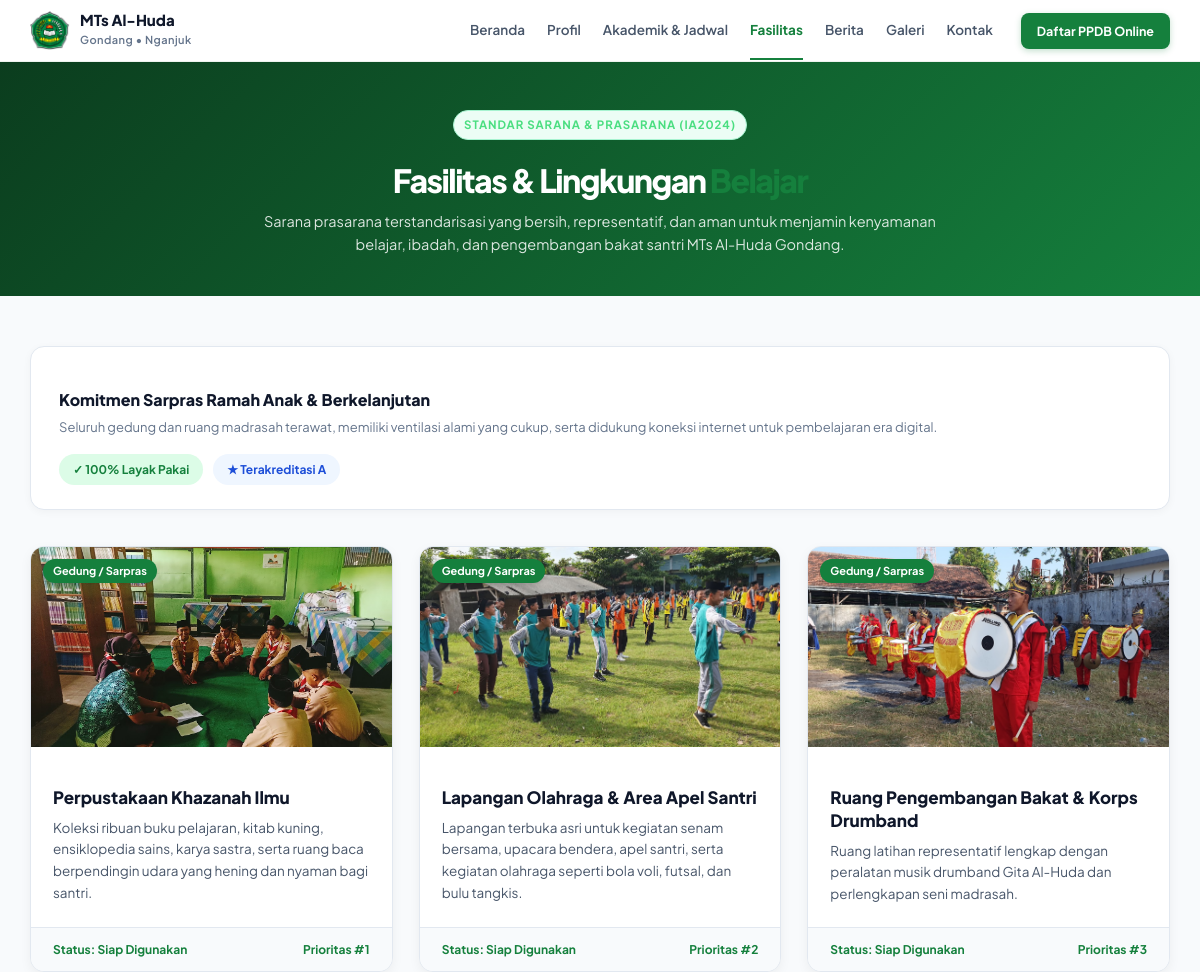
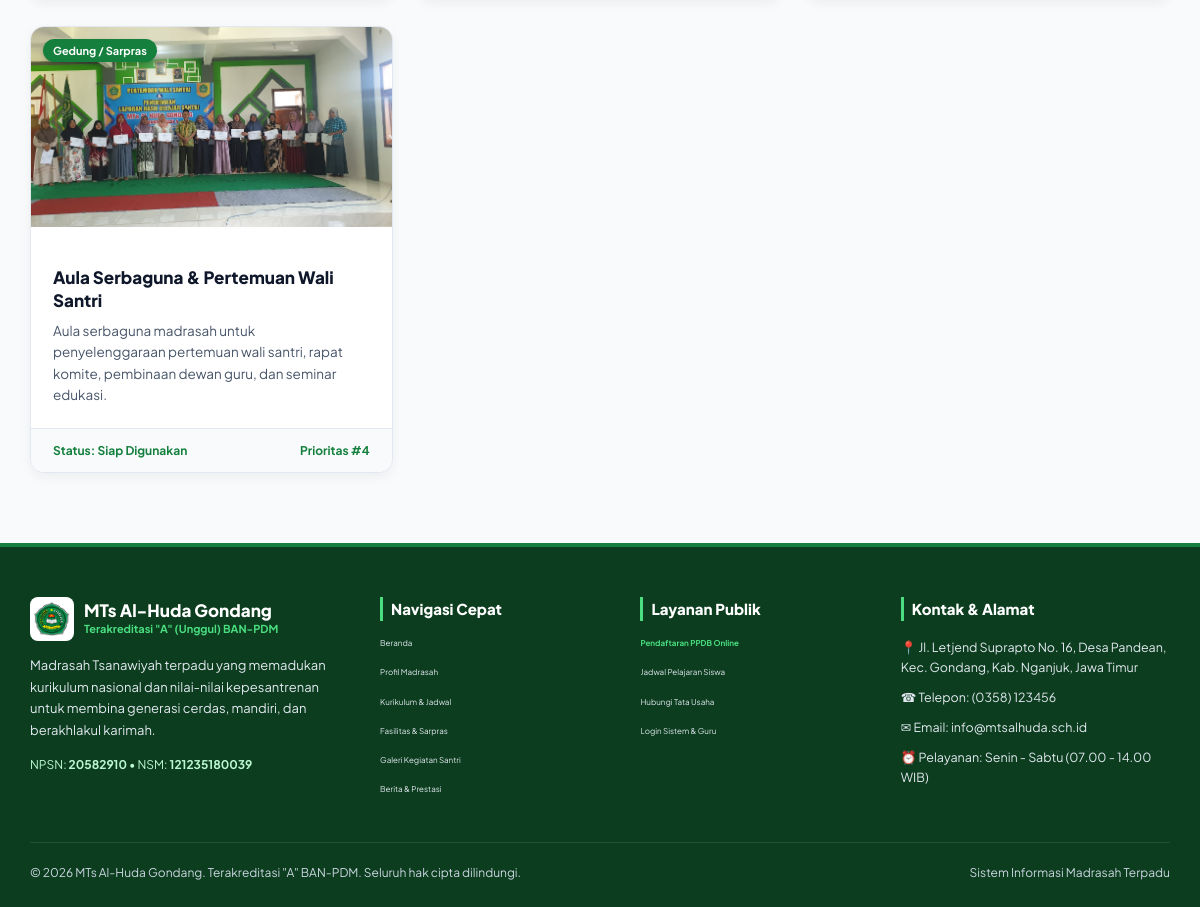
The app's page /fasilitas with its own data (2 pictures, top to bottom).
### tables this page shows
CREATE TABLE `fasilitas` (
  `id` bigint unsigned NOT NULL AUTO_INCREMENT,
  `name` varchar(120) NOT NULL,
  `nama_fasilitas` varchar(120) NOT NULL,
  `slug` varchar(140) NOT NULL,
  `category` varchar(60) NOT NULL DEFAULT 'Sarana Pembelajaran',
  `description` text DEFAULT NULL,
  `deskripsi` text DEFAULT NULL,
  `image_path` varchar(255) DEFAULT NULL,
  `gambar` varchar(255) DEFAULT NULL,
  `condition` enum('sangat_baik','baik','rusak_ringan','rusak_berat') NOT NULL DEFAULT 'baik',
  `kondisi` enum('sangat_baik','baik','rusak_ringan','rusak_berat') NOT NULL DEFAULT 'baik',
  `quantity` smallint unsigned NOT NULL DEFAULT '1',
  `jumlah` smallint unsigned NOT NULL DEFAULT '1',
  `sort_order` int NOT NULL DEFAULT '0',
  `is_active` tinyint(1) NOT NULL DEFAULT '1',
  `created_at` datetime NOT NULL DEFAULT CURRENT_TIMESTAMP,
  `updated_at` datetime NOT NULL DEFAULT CURRENT_TIMESTAMP ON UPDATE CURRENT_TIMESTAMP,
  `deleted_at` datetime DEFAULT NULL,
  PRIMARY KEY (`id`),
  UNIQUE KEY `uq_fasilitas_slug` (`slug`)
);

### app/Controllers/FasilitasController.php (called while the page is built, shortened)
<?php
class FasilitasController
{
    public function index(): void
    {
        $pdo = Database::connection();
        $stmt = $pdo->query("SELECT * FROM fasilitas WHERE is_active = 1 ORDER BY sort_order ASC, name ASC");
        $facilities = $stmt->fetchAll();
        $data = [
            'title' => 'Fasilitas & Sarana Prasarana | MTs Al-Huda Gondang',
            'facilities' => $facilities,
        ];
        require_once __DIR__ . '/../Views/fasilitas/index.php';
    }
}

### app/helpers.php (called while the page is built, shortened)
<?php
if (!function_exists('base_path')) {
    function base_path(): string
    {
        $script = str_replace('\\', '/', $_SERVER['SCRIPT_NAME'] ?? '');
        $dir = rtrim(str_replace('\\', '/', dirname($script)), '/');
        return $dir;
    }
}
if (!function_exists('base_url')) {
    function base_url(string $path = ''): string
    {
        $path = ltrim($path, '/');
        $base = base_path();
        if ($path === '') {
            return $base === '' ? '/' : $base;
        }
        return ($base === '' ? '' : $base) . '/' . $path;
    }
}

### app/Views/fasilitas/index.php (the view, shortened to what this page needs)
<?php
require_once __DIR__ . '/../layouts/header.php';
require_once __DIR__ . '/../layouts/navbar.php';
$facilities = $data['facilities'] ?? [];
?>
<main>
    <section class="page-hero" style="background: linear-gradient(135deg, #0B3D1E 0%, #15803D 100%); color: #fff; padding: 48px 0 40px;">
        <div class="container">
            <div class="section-label" style="color: #4ADE80; font-weight: 700; letter-spacing: 0.08em; text-transform: uppercase; font-size: 11.5px; margin-bottom: 8px;">
                Standar Sarana &amp; Prasarana (IA2024)
            </div>
            <h1 style="color: #ffffff; font-size: 32px; font-weight: 800; margin-bottom: 12px;">
                Fasilitas &amp; Lingkungan <span>Belajar</span>
            </h1>
            <p style="color: rgba(255,255,255,.85); max-width: 680px; font-size: 14.5px; line-height: 1.6;">
                Sarana prasarana terstandarisasi yang bersih, representatif, dan aman untuk menjamin kenyamanan belajar, ibadah, dan pengembangan bakat santri MTs Al-Huda Gondang.
            </p>
        </div>
    </section>
    <section class="page-section" style="padding: 50px 0 70px; background: #F8FAFC;">
        <div class="container">
            <div style="background: #ffffff; border-radius: 14px; border: 1px solid #E2E8F0; padding: 24px 28px; margin-bottom: 36px; box-shadow: 0 2px 8px rgba(0,0,0,.04); display: flex; align-items: center; justify-content: space-between; flex-wrap: wrap; gap: 16px;">
                <div>
                    <h3 style="font-size: 16px; font-weight: 800; color: #0F172A; margin-bottom: 4px;">
                        Komitmen Sarpras Ramah Anak &amp; Berkelanjutan
                    </h3>
                    <p style="font-size: 13px; color: #64748B; margin: 0;">
                        Seluruh gedung dan ruang madrasah terawat, memiliki ventilasi alami yang cukup, serta didukung koneksi internet untuk pembelajaran era digital.
                    </p>
                </div>
                <div style="display: flex; gap: 10px;">
                    <span style="background: #DCFCE7; color: #15803D; font-size: 12px; font-weight: 700; padding: 6px 14px; border-radius: 20px;">
                        ✓ 100% Layak Pakai
                    </span>
                    <span style="background: #EFF6FF; color: #1D4ED8; font-size: 12px; font-weight: 700; padding: 6px 14px; border-radius: 20px;">
                        ★ Terakreditasi A
                    </span>
                </div>
            </div>
            <div style="display: grid; grid-template-columns: repeat(auto-fit, minmax(320px, 1fr)); gap: 26px;">
                <?php if (empty($facilities)): ?>
                    <p style="color: #64748B;">Belum ada data fasilitas.</p>
                <?php else: ?>
                    <?php foreach ($facilities as $fac): ?>
                        <div style="background: #ffffff; border-radius: 14px; border: 1px solid #E2E8F0; overflow: hidden; box-shadow: 0 4px 12px rgba(0,0,0,.05); display: flex; flex-direction: column;">
                            <div style="height: 200px; background: #E2E8F0; position: relative; overflow: hidden;">
                                <?php if (!empty($fac['image_path'])): ?>
                                    <img src="<?= base_url($fac['image_path']) ?>" alt="<?= htmlspecialchars($fac['name']) ?>" style="width: 100%; height: 100%; object-fit: cover;">
                                <?php endif; ?>
                                <span style="position: absolute; top: 12px; left: 12px; background: #15803D; color: #fff; font-size: 11px; font-weight: 700; padding: 3px 10px; border-radius: 20px; box-shadow: 0 2px 4px rgba(0,0,0,.15);">
                                    <?= htmlspecialchars($fac['icon'] ?? 'Gedung / Sarpras') ?>
                                </span>
                            </div>
                            <div style="padding: 22px; flex: 1; display: flex; flex-direction: column;">
                                <h3 style="font-size: 17px; font-weight: 800; color: #0F172A; margin-bottom: 8px; line-height: 1.35;">
                                    <?= htmlspecialchars($fac['name']) ?>
                                </h3>
                                <p style="font-size: 13.5px; color: #475569; line-height: 1.6; margin: 0; flex: 1;">
                                    <?= htmlspecialchars($fac['description'] ?? 'Fasilitas penunjang pembelajaran santri MTs Al-Huda Gondang.') ?>
                                </p>
                            </div>
                            <div style="padding: 12px 22px; background: #F8FAFC; border-top: 1px solid #E2E8F0; font-size: 12px; color: #15803D; font-weight: 700; display: flex; align-items: center; justify-content: space-between;">
                                <span>Status: Siap Digunakan</span>
                                <span>Prioritas #<?= (int) ($fac['sort_order'] ?? 1) ?></span>
                            </div>
                        </div>
                    <?php endforeach; ?>
                <?php endif; ?>
            </div>
        </div>
    </section>
</main>
<?php require_once __DIR__ . '/../layouts/footer.php'; ?>

### public/css/style.css (style rules this page uses)
:root { --white: #FFFFFF; --green: #15803D; --gray: #475569; --green-hover: #166534; --dark-green: #0B3D1E; --light-green: #4ADE80; --mint: #A7F3D0; --pale-green: #BBF7D0; --slate: #94A3B8; --border: #E1ECE5; --soft: #F9FAFB; --text: #0F172A; --container: 1140px; --r-sm: 7px; --r-md: 10px; --r-lg: 16px; --r-xl: 22px; --r-full: 999px; --shadow-sm: 0 1px 3px rgba(15, 23, 42, .06); --shadow-md: 0 4px 14px rgba(15, 23, 42, .07); --shadow-lg: 0 12px 30px rgba(11, 61, 30, .10); --radius-lg: 16px; --shadow: 0 12px 30px rgba(15, 61, 30, .10); }
* { box-sizing: border-box; }
html { scroll-behavior: smooth; }
body { margin: 0; font-family: 'Plus Jakarta Sans', sans-serif; color: var(--text); background: var(--white); line-height: 1.6; }
.container { width: min(var(--container), calc(100% - 40px)); margin-inline: auto; }
.eyebrow, .section-label { display: inline-flex; align-items: center; gap: 7px; color: var(--green); background: #ECFDF5; border: 1px solid var(--mint); border-radius: 999px; padding: 6px 14px; font-size: 11.5px; font-weight: 700; }
.section-label { font-size: 8px; padding: 5px 10px; }
.page-hero { background: linear-gradient(120deg, #FFFFFF 0%, #F0FDF4 55%, #DCFCE7 100%); padding: 60px 0 48px; text-align: center; }
.page-hero h1 { margin: 16px 0 12px; font-size: clamp(30px, 4vw, 44px); line-height: 1.05; letter-spacing: -1.5px; font-weight: 800; }
.page-hero h1 span { color: var(--green); }
.page-hero p { max-width: 640px; margin: 0 auto; color: var(--gray); font-size: 12px; line-height: 1.8; }
.page-section { padding: 54px 0 64px; }

### records on screen
fasilitas: image_path (picture), icon "Gedung / Sarpras", name "Perpustakaan Khazanah Ilmu", description "Koleksi ribuan buku pelajaran, kitab kuning, ensiklopedia sains, karya sastra, serta ruang baca berpendingin udara yang hening dan nyaman bagi santri.", sort_order "1"
fasilitas: image_path (picture), icon "Gedung / Sarpras", name "Lapangan Olahraga & Area Apel Santri", description "Lapangan terbuka asri untuk kegiatan senam bersama, upacara bendera, apel santri, serta kegiatan olahraga seperti bola voli, futsal, dan bulu tangkis.", sort_order "2"
fasilitas: image_path (picture), icon "Gedung / Sarpras", name "Ruang Pengembangan Bakat & Korps Drumband", description "Ruang latihan representatif lengkap dengan peralatan musik drumband Gita Al-Huda dan perlengkapan seni madrasah.", sort_order "3"
fasilitas: image_path (picture), icon "Gedung / Sarpras", name "Aula Serbaguna & Pertemuan Wali Santri", description "Aula serbaguna madrasah untuk penyelenggaraan pertemuan wali santri, rapat komite, pembinaan dewan guru, dan seminar edukasi.", sort_order "4"

### other values on screen
$label "Beranda"
$label "Profil"
$label "Akademik & Jadwal"
$label "Fasilitas"
$label "Berita"
$label "Galeri"
$label "Kontak"
